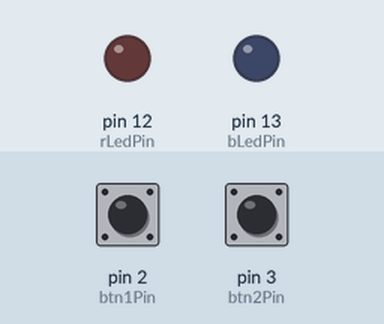
This sketch was run on a simulated Arduino Uno, built with avr-gcc and run on an emulated ATmega328P. On the bench: output pins drawn as LEDs (lit = HIGH). Inputs (shaded band) come from the test bench; at power-on: pin 2 (btn1Pin) HIGH, pin 3 (btn2Pin) HIGH.

Above: at 1.2 s.
1.3 s: pin 2 (btn1Pin) pulled LOW for 0.15 s
At 1.37 s:
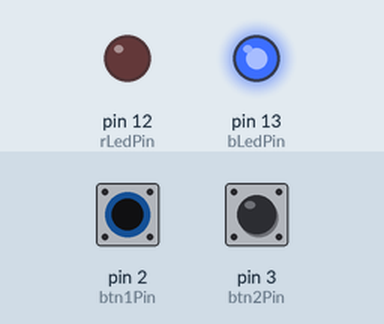
2.9 s: pin 3 (btn2Pin) pulled LOW for 0.15 s
At 2.97 s:
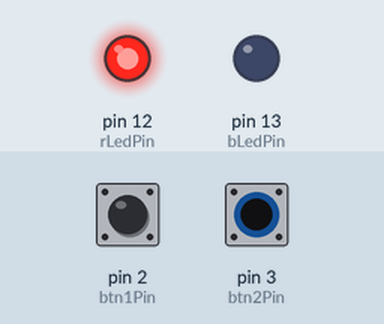
4.5 s: pin 3 (btn2Pin) pulled LOW for 3.2 s
At 8.1 s:
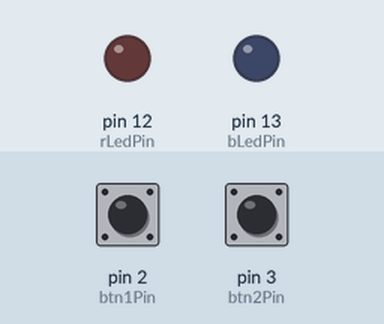
9.2 s: pin 2 (btn1Pin) pulled LOW for 3.2 s
At 10.5 s:
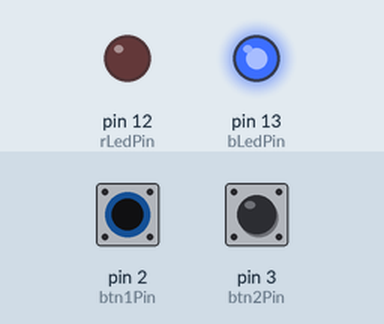
13.9 s: pin 2 (btn1Pin) driven LOW and pin 3 (btn2Pin) driven LOW
At 15.3 s:
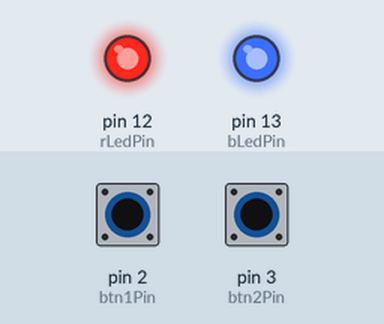
Timing chart, 0 to 16.4 s (numbered marks = the images above; inputs shaded):
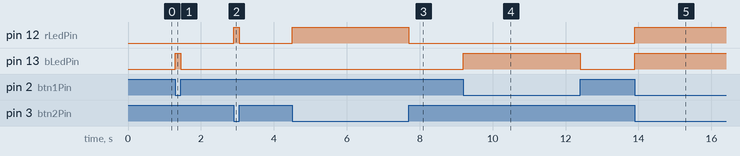

The sketch:

sketch_lab005.ino
```cpp
int rLedPin = 12;
int bLedPin = 13;
int btn1Pin = 2;
int btn2Pin = 3;

void setup() {
  pinMode(rLedPin, OUTPUT);
  pinMode(bLedPin, OUTPUT);
  pinMode(btn1Pin, INPUT);
  pinMode(btn2Pin, INPUT);
}

void loop() {
  if (digitalRead(btn1Pin) == LOW) {
    digitalWrite(bLedPin, HIGH);
  } else {
    digitalWrite(bLedPin, LOW);
  }

  if (digitalRead(btn2Pin) == LOW) {
    digitalWrite(rLedPin, HIGH);
  } else {
    digitalWrite(rLedPin, LOW);
  }
}
```

Measured:
- after the input at 1.3 s, pin 13 (bLedPin): LOW → HIGH at once, → LOW 0.15 s later
- after the input at 2.9 s, pin 12 (rLedPin): LOW → HIGH at once, → LOW 0.15 s later
- after the input at 4.5 s, pin 12 (rLedPin): LOW → HIGH at once, → LOW 3.2 s later
- after the input at 9.2 s, pin 13 (bLedPin): LOW → HIGH at once, → LOW 3.2 s later
- after the input at 13.9 s, pin 12 (rLedPin), pin 13 (bLedPin): LOW → HIGH at once
